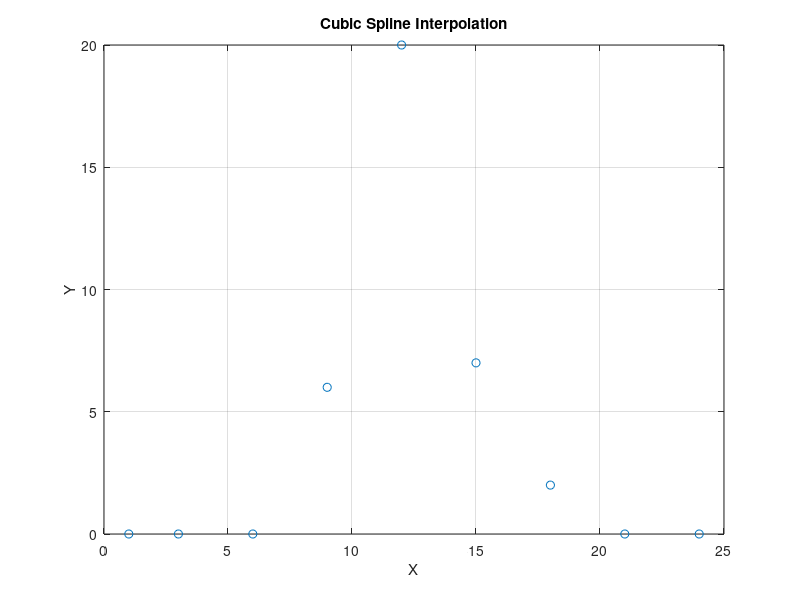

This figure's MATLAB source:
clc;
clear;
disp('Finding the intermediate values in 0.1 step interval with the cubic spline');
% According to the data set below, write the MATLAB code that draws the graph by 
%finding the intermediate values in 0.1 step interval with the cubic spline method.

X=[1 3 6 9 12 15 18 21 24];
Y=[0 0 0 6 20 7 2 0 0];

xp=[00.110];
yp=interp1(X,Y,xp,'spline');
figure
plot(X,Y,'o');
hold on
plot(xp,yp,'k-');
xlabel('X');
ylabel('Y');
title('Cubic Spline Interpolation');
grid on